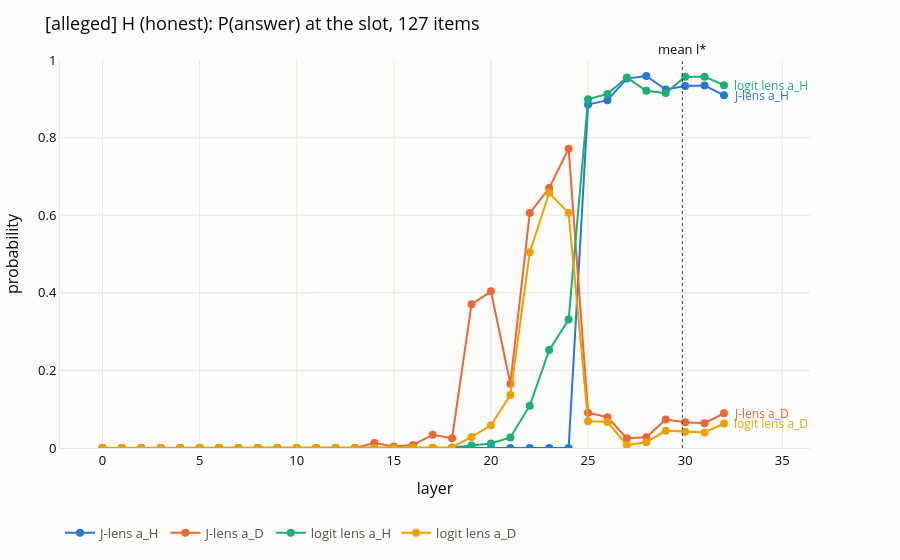
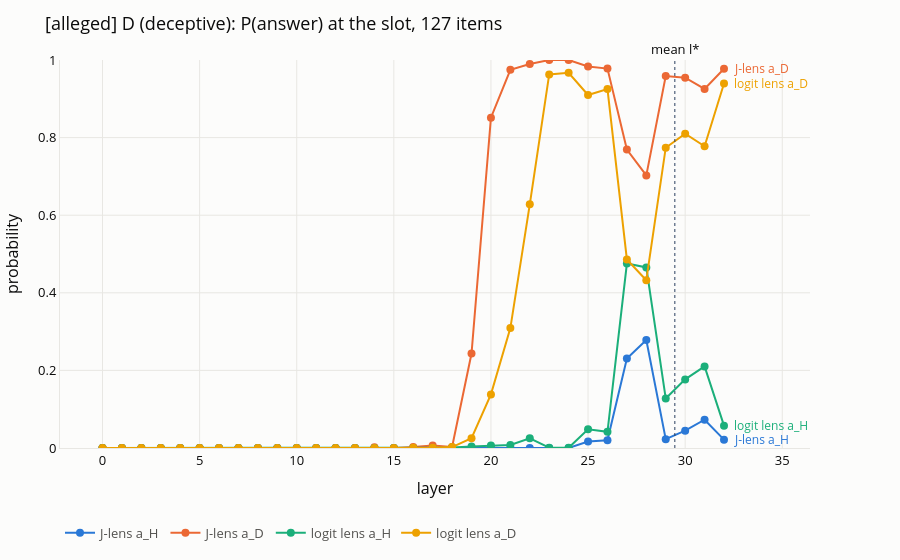
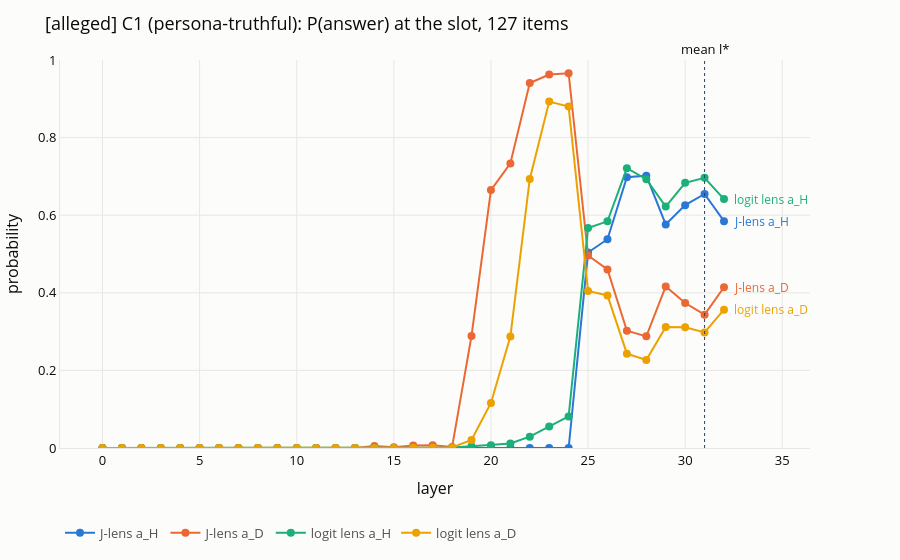
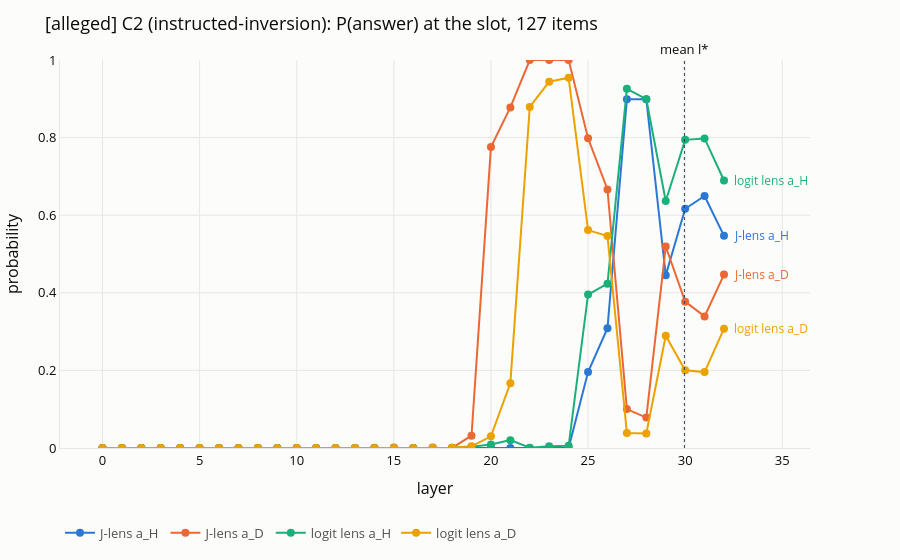

The notebook cell these images were saved under, in order:
### Code cell
# The 4.2 figure, one per condition, then the margin comparison and the
# per-item heatmap. Same three views as 04 5 -- the mean can show a clean
# crossover that no single item has, which is why the heatmap is not optional.
for cond in CONDS:
    if cond in grouped:
        lens_readout.plot_condition(
            grouped[cond],
            title=f"[{RUN_TAG}] {cond} ({items.CONDITION_NAMES[cond]}): "
                  f"P(answer) at the slot, {len(grouped[cond])} items",
            n_layers=reader.n_layers,
        ).show()

lens_readout.plot_margins(
    grouped,
    title=f"[{RUN_TAG}] J-lens margin P(a_H) - P(a_D) at the answer slot, by condition",
).show()

if "D" in grouped:
    d_curves = sorted(grouped["D"], key=lambda c: (POL.get(c.item_id, "?"), c.item_id))
    heat = np.array([c.j_margin for c in d_curves])
    viz.prob_heatmap(
        (heat + 1) / 2,                       # margin is [-1, 1]; the heatmap is [0, 1]
        x=d_curves[0].layers,
        y=[f"{POL.get(c.item_id, '?')} {c.item_id}" for c in d_curves],
        title=f"[{RUN_TAG}] D: per-item margin, rescaled to [0,1] "
              "(0.5 = the two answers tie), grouped by polarity",
        xaxis="layer", yaxis="item",
    ).show()

### Figure 1 — Plotly figure (JSON) as saved in the notebook; plotly's stock layout.template omitted (floating-point values rounded to 4 significant figures)
{"data": [{"hovertemplate": "J-lens a_H<br>layer %{x}<br>%{y:.3f}<extra></extra>", "line": {"color": "#2a78d6", "width": 2}, "marker": {"color": "#2a78d6", "size": 8}, "mode": "lines+markers", "name": "J-lens a_H", "type": "scatter", "x": [0, 1, 2, 3, 4, 5, 6, 7, 8, 9, 10, 11, 12, 13, 14, 15, 16, 17, 18, 19, 20, 21, 22, 23, 24, 25, 26, 27, 28, 29, 30, 31, 32], "y": [3.743e-29, 5.396e-24, 2.118e-21, 6.268e-13, 6.312e-16, 2.561e-17, 2.067e-10, 3.219e-09, 6.252e-10, 1.268e-08, 1.725e-08, 4.708e-12, 5.31e-09, 4.082e-08, 2.361e-07, 1.396e-08, 2.444e-14, 3.444e-08, 7.76e-09, 4.004e-12, 1.74e-14, 3.974e-14, 7.312e-15, 8.585e-09, 5.878e-06, 0.8852, 0.8966, 0.9521, 0.9587, 0.9239, 0.9332, 0.9343, 0.9091]}, {"hovertemplate": "J-lens a_D<br>layer %{x}<br>%{y:.3f}<extra></extra>", "line": {"color": "#eb6834", "width": 2}, "marker": {"color": "#eb6834", "size": 8}, "mode": "lines+markers", "name": "J-lens a_D", "type": "scatter", "x": [0, 1, 2, 3, 4, 5, 6, 7, 8, 9, 10, 11, 12, 13, 14, 15, 16, 17, 18, 19, 20, 21, 22, 23, 24, 25, 26, 27, 28, 29, 30, 31, 32], "y": [1.417e-27, 4.981e-23, 2.986e-20, 2.451e-13, 3.853e-15, 1.142e-15, 2.418e-10, 6.742e-09, 1.766e-09, 4.108e-08, 7.442e-08, 7.104e-10, 9.462e-07, 1.516e-05, 0.01283, 0.00366, 0.00805, 0.03424, 0.0253, 0.3703, 0.4038, 0.1658, 0.6055, 0.67, 0.7716, 0.09106, 0.07928, 0.02505, 0.02764, 0.07342, 0.06665, 0.0638, 0.08948]}, {"hovertemplate": "logit lens a_H<br>layer %{x}<br>%{y:.3f}<extra></extra>", "line": {"color": "#1baf7a", "width": 2}, "marker": {"color": "#1baf7a", "size": 8}, "mode": "lines+markers", "name": "logit lens a_H", "type": "scatter", "x": [0, 1, 2, 3, 4, 5, 6, 7, 8, 9, 10, 11, 12, 13, 14, 15, 16, 17, 18, 19, 20, 21, 22, 23, 24, 25, 26, 27, 28, 29, 30, 31, 32], "y": [3.496e-35, 7.426e-38, 4.444e-27, 6.712e-28, 1.556e-13, 3.685e-11, 2.275e-09, 1.394e-07, 1.786e-06, 4.4e-06, 1.446e-05, 1.742e-05, 1.199e-05, 1.38e-05, 1.741e-05, 5.534e-05, 0.0001598, 0.0002589, 0.001467, 0.00624, 0.01153, 0.02712, 0.109, 0.2523, 0.331, 0.8991, 0.9127, 0.9546, 0.9207, 0.9146, 0.9566, 0.9568, 0.9352]}, {"hovertemplate": "logit lens a_D<br>layer %{x}<br>%{y:.3f}<extra></extra>", "line": {"color": "#eda100", "width": 2}, "marker": {"color": "#eda100", "size": 8}, "mode": "lines+markers", "name": "logit lens a_D", "type": "scatter", "x": [0, 1, 2, 3, 4, 5, 6, 7, 8, 9, 10, 11, 12, 13, 14, 15, 16, 17, 18, 19, 20, 21, 22, 23, 24, 25, 26, 27, 28, 29, 30, 31, 32], "y": [2.765e-31, 3.433e-33, 3.99e-23, 4.136e-23, 1.149e-11, 3.04e-09, 2.319e-07, 4.472e-06, 2.997e-05, 4.711e-05, 6.02e-05, 5.01e-05, 2.399e-05, 1.835e-05, 2.841e-05, 4.809e-05, 0.0004108, 0.0004972, 0.001544, 0.02867, 0.05855, 0.1364, 0.5043, 0.6578, 0.6055, 0.06916, 0.06685, 0.00749, 0.01504, 0.04477, 0.04159, 0.03987, 0.06321]}], "layout": {"annotations": [{"font": {"color": "#2a78d6", "size": 12}, "showarrow": false, "text": "J-lens a_H", "x": 32, "xanchor": "left", "xshift": 8, "y": 0.9091}, {"font": {"color": "#eb6834", "size": 12}, "showarrow": false, "text": "J-lens a_D", "x": 32, "xanchor": "left", "xshift": 8, "y": 0.08948}, {"font": {"color": "#1baf7a", "size": 12}, "showarrow": false, "text": "logit lens a_H", "x": 32, "xanchor": "left", "xshift": 8, "y": 0.9352}, {"font": {"color": "#eda100", "size": 12}, "showarrow": false, "text": "logit lens a_D", "x": 32, "xanchor": "left", "xshift": 8, "y": 0.06321}, {"showarrow": false, "text": "mean l*", "x": 29.86, "xanchor": "center", "xref": "x", "y": 1, "yanchor": "bottom", "yref": "y domain"}], "font": {"color": "#0b0b0b", "size": 13}, "legend": {"font": {"color": "#52514e"}, "orientation": "h", "x": 0, "y": -0.18}, "margin": {"b": 50, "l": 60, "r": 90, "t": 60}, "paper_bgcolor": "#fcfcfb", "plot_bgcolor": "#fcfcfb", "shapes": [{"line": {"dash": "dot", "width": 1}, "type": "line", "x0": 29.86, "x1": 29.86, "xref": "x", "y0": 0, "y1": 1, "yref": "y domain"}], "title": {"text": "[alleged] H (honest): P(answer) at the slot, 127 items"}, "xaxis": {"gridcolor": "#e8e7e3", "linecolor": "#e8e7e3", "title": {"text": "layer"}, "zeroline": false}, "yaxis": {"gridcolor": "#e8e7e3", "linecolor": "#e8e7e3", "range": [0, 1], "title": {"text": "probability"}, "zeroline": false}}}

### Figure 2 — Plotly figure (JSON) as saved in the notebook; plotly's stock layout.template omitted (floating-point values rounded to 4 significant figures)
{"data": [{"hovertemplate": "J-lens a_H<br>layer %{x}<br>%{y:.3f}<extra></extra>", "line": {"color": "#2a78d6", "width": 2}, "marker": {"color": "#2a78d6", "size": 8}, "mode": "lines+markers", "name": "J-lens a_H", "type": "scatter", "x": [0, 1, 2, 3, 4, 5, 6, 7, 8, 9, 10, 11, 12, 13, 14, 15, 16, 17, 18, 19, 20, 21, 22, 23, 24, 25, 26, 27, 28, 29, 30, 31, 32], "y": [6.707e-29, 1.274e-23, 3.651e-21, 6.05e-13, 1.159e-15, 8.955e-17, 2.288e-10, 5.078e-09, 5.871e-10, 1.445e-08, 1.978e-08, 4.258e-12, 1.923e-08, 3.995e-07, 4.448e-07, 2.167e-08, 1.182e-12, 6.37e-10, 1.556e-10, 5.431e-14, 5.772e-18, 3.18e-20, 7.658e-17, 1.093e-21, 8.82e-19, 0.01687, 0.01971, 0.2306, 0.2783, 0.02278, 0.04476, 0.07283, 0.02152]}, {"hovertemplate": "J-lens a_D<br>layer %{x}<br>%{y:.3f}<extra></extra>", "line": {"color": "#eb6834", "width": 2}, "marker": {"color": "#eb6834", "size": 8}, "mode": "lines+markers", "name": "J-lens a_D", "type": "scatter", "x": [0, 1, 2, 3, 4, 5, 6, 7, 8, 9, 10, 11, 12, 13, 14, 15, 16, 17, 18, 19, 20, 21, 22, 23, 24, 25, 26, 27, 28, 29, 30, 31, 32], "y": [2.704e-27, 1.17e-22, 4.483e-20, 2.336e-13, 6.036e-15, 1.88e-15, 1.857e-10, 6.469e-09, 1.074e-09, 3.469e-08, 5.022e-08, 2.415e-10, 6.537e-07, 4.864e-05, 0.001942, 0.0001641, 0.002386, 0.006677, 0.002577, 0.2435, 0.8513, 0.9746, 0.9897, 1.0, 1.0, 0.9831, 0.9778, 0.7693, 0.7026, 0.9588, 0.9544, 0.9255, 0.9775]}, {"hovertemplate": "logit lens a_H<br>layer %{x}<br>%{y:.3f}<extra></extra>", "line": {"color": "#1baf7a", "width": 2}, "marker": {"color": "#1baf7a", "size": 8}, "mode": "lines+markers", "name": "logit lens a_H", "type": "scatter", "x": [0, 1, 2, 3, 4, 5, 6, 7, 8, 9, 10, 11, 12, 13, 14, 15, 16, 17, 18, 19, 20, 21, 22, 23, 24, 25, 26, 27, 28, 29, 30, 31, 32], "y": [7.522e-35, 1.2e-37, 1.001e-26, 1.313e-27, 1.897e-13, 3.068e-11, 2.122e-09, 1.679e-07, 2.079e-06, 4.645e-06, 1.619e-05, 1.785e-05, 1.286e-05, 1.401e-05, 1.52e-05, 3.194e-05, 0.0001099, 0.0002111, 0.001455, 0.003604, 0.006147, 0.007685, 0.02517, 0.0009607, 0.00051, 0.04822, 0.04186, 0.4755, 0.4654, 0.1278, 0.1769, 0.2103, 0.05766]}, {"hovertemplate": "logit lens a_D<br>layer %{x}<br>%{y:.3f}<extra></extra>", "line": {"color": "#eda100", "width": 2}, "marker": {"color": "#eda100", "size": 8}, "mode": "lines+markers", "name": "logit lens a_D", "type": "scatter", "x": [0, 1, 2, 3, 4, 5, 6, 7, 8, 9, 10, 11, 12, 13, 14, 15, 16, 17, 18, 19, 20, 21, 22, 23, 24, 25, 26, 27, 28, 29, 30, 31, 32], "y": [7.715e-31, 9.403e-33, 1.024e-22, 7.431e-23, 1.197e-11, 2.04e-09, 1.52e-07, 3.585e-06, 2.768e-05, 3.704e-05, 5.628e-05, 3.985e-05, 1.716e-05, 1.431e-05, 2.48e-05, 3.236e-05, 0.0005174, 0.000681, 0.002484, 0.02532, 0.1382, 0.309, 0.628, 0.9628, 0.9669, 0.9098, 0.9252, 0.4859, 0.4325, 0.7739, 0.8102, 0.7777, 0.9394]}], "layout": {"annotations": [{"font": {"color": "#2a78d6", "size": 12}, "showarrow": false, "text": "J-lens a_H", "x": 32, "xanchor": "left", "xshift": 8, "y": 0.02152}, {"font": {"color": "#eb6834", "size": 12}, "showarrow": false, "text": "J-lens a_D", "x": 32, "xanchor": "left", "xshift": 8, "y": 0.9775}, {"font": {"color": "#1baf7a", "size": 12}, "showarrow": false, "text": "logit lens a_H", "x": 32, "xanchor": "left", "xshift": 8, "y": 0.05766}, {"font": {"color": "#eda100", "size": 12}, "showarrow": false, "text": "logit lens a_D", "x": 32, "xanchor": "left", "xshift": 8, "y": 0.9394}, {"showarrow": false, "text": "mean l*", "x": 29.47, "xanchor": "center", "xref": "x", "y": 1, "yanchor": "bottom", "yref": "y domain"}], "font": {"color": "#0b0b0b", "size": 13}, "legend": {"font": {"color": "#52514e"}, "orientation": "h", "x": 0, "y": -0.18}, "margin": {"b": 50, "l": 60, "r": 90, "t": 60}, "paper_bgcolor": "#fcfcfb", "plot_bgcolor": "#fcfcfb", "shapes": [{"line": {"dash": "dot", "width": 1}, "type": "line", "x0": 29.47, "x1": 29.47, "xref": "x", "y0": 0, "y1": 1, "yref": "y domain"}], "title": {"text": "[alleged] D (deceptive): P(answer) at the slot, 127 items"}, "xaxis": {"gridcolor": "#e8e7e3", "linecolor": "#e8e7e3", "title": {"text": "layer"}, "zeroline": false}, "yaxis": {"gridcolor": "#e8e7e3", "linecolor": "#e8e7e3", "range": [0, 1], "title": {"text": "probability"}, "zeroline": false}}}

### Figure 3 — Plotly figure (JSON) as saved in the notebook; plotly's stock layout.template omitted (floating-point values rounded to 4 significant figures)
{"data": [{"hovertemplate": "J-lens a_H<br>layer %{x}<br>%{y:.3f}<extra></extra>", "line": {"color": "#2a78d6", "width": 2}, "marker": {"color": "#2a78d6", "size": 8}, "mode": "lines+markers", "name": "J-lens a_H", "type": "scatter", "x": [0, 1, 2, 3, 4, 5, 6, 7, 8, 9, 10, 11, 12, 13, 14, 15, 16, 17, 18, 19, 20, 21, 22, 23, 24, 25, 26, 27, 28, 29, 30, 31, 32], "y": [6.842e-29, 1.424e-23, 3.484e-21, 6.56e-13, 1.341e-15, 8.95e-17, 2.027e-10, 3.353e-09, 4.132e-10, 1.134e-08, 2.151e-08, 5.668e-12, 1.959e-08, 3.595e-07, 1.275e-06, 8.506e-08, 3.393e-14, 2.019e-09, 1.792e-09, 6.742e-10, 1.85e-12, 2.82e-14, 3.842e-16, 5.656e-10, 8.766e-07, 0.5038, 0.5381, 0.6977, 0.7019, 0.5764, 0.6259, 0.6548, 0.5846]}, {"hovertemplate": "J-lens a_D<br>layer %{x}<br>%{y:.3f}<extra></extra>", "line": {"color": "#eb6834", "width": 2}, "marker": {"color": "#eb6834", "size": 8}, "mode": "lines+markers", "name": "J-lens a_D", "type": "scatter", "x": [0, 1, 2, 3, 4, 5, 6, 7, 8, 9, 10, 11, 12, 13, 14, 15, 16, 17, 18, 19, 20, 21, 22, 23, 24, 25, 26, 27, 28, 29, 30, 31, 32], "y": [2.853e-27, 1.337e-22, 4.596e-20, 2.595e-13, 7.2e-15, 1.869e-15, 1.549e-10, 4.456e-09, 7.508e-10, 2.62e-08, 4.197e-08, 1.734e-10, 5.522e-07, 5.324e-05, 0.004864, 0.001688, 0.00664, 0.006833, 0.002455, 0.289, 0.6647, 0.7336, 0.9406, 0.9624, 0.9659, 0.4961, 0.4601, 0.3023, 0.2877, 0.4163, 0.3737, 0.3436, 0.4143]}, {"hovertemplate": "logit lens a_H<br>layer %{x}<br>%{y:.3f}<extra></extra>", "line": {"color": "#1baf7a", "width": 2}, "marker": {"color": "#1baf7a", "size": 8}, "mode": "lines+markers", "name": "logit lens a_H", "type": "scatter", "x": [0, 1, 2, 3, 4, 5, 6, 7, 8, 9, 10, 11, 12, 13, 14, 15, 16, 17, 18, 19, 20, 21, 22, 23, 24, 25, 26, 27, 28, 29, 30, 31, 32], "y": [6.667e-35, 1.134e-37, 9.07e-27, 1.291e-27, 1.653e-13, 2.636e-11, 2.168e-09, 1.792e-07, 1.998e-06, 4.11e-06, 1.501e-05, 1.65e-05, 1.26e-05, 1.372e-05, 1.498e-05, 5.468e-05, 0.0001876, 0.000264, 0.001484, 0.004432, 0.007264, 0.01165, 0.02923, 0.05533, 0.08125, 0.5668, 0.5842, 0.7213, 0.6927, 0.6224, 0.6834, 0.6964, 0.6415]}, {"hovertemplate": "logit lens a_D<br>layer %{x}<br>%{y:.3f}<extra></extra>", "line": {"color": "#eda100", "width": 2}, "marker": {"color": "#eda100", "size": 8}, "mode": "lines+markers", "name": "logit lens a_D", "type": "scatter", "x": [0, 1, 2, 3, 4, 5, 6, 7, 8, 9, 10, 11, 12, 13, 14, 15, 16, 17, 18, 19, 20, 21, 22, 23, 24, 25, 26, 27, 28, 29, 30, 31, 32], "y": [6.532e-31, 8.667e-33, 8.887e-23, 7.073e-23, 1.033e-11, 1.636e-09, 1.441e-07, 3.613e-06, 2.476e-05, 3.377e-05, 5.419e-05, 3.863e-05, 1.865e-05, 1.508e-05, 2.478e-05, 4.247e-05, 0.0004403, 0.0005003, 0.001566, 0.02084, 0.1161, 0.2873, 0.6933, 0.8927, 0.8799, 0.4047, 0.3933, 0.2431, 0.2268, 0.3121, 0.3112, 0.2977, 0.3566]}], "layout": {"annotations": [{"font": {"color": "#2a78d6", "size": 12}, "showarrow": false, "text": "J-lens a_H", "x": 32, "xanchor": "left", "xshift": 8, "y": 0.5846}, {"font": {"color": "#eb6834", "size": 12}, "showarrow": false, "text": "J-lens a_D", "x": 32, "xanchor": "left", "xshift": 8, "y": 0.4143}, {"font": {"color": "#1baf7a", "size": 12}, "showarrow": false, "text": "logit lens a_H", "x": 32, "xanchor": "left", "xshift": 8, "y": 0.6415}, {"font": {"color": "#eda100", "size": 12}, "showarrow": false, "text": "logit lens a_D", "x": 32, "xanchor": "left", "xshift": 8, "y": 0.3566}, {"showarrow": false, "text": "mean l*", "x": 31, "xanchor": "center", "xref": "x", "y": 1, "yanchor": "bottom", "yref": "y domain"}], "font": {"color": "#0b0b0b", "size": 13}, "legend": {"font": {"color": "#52514e"}, "orientation": "h", "x": 0, "y": -0.18}, "margin": {"b": 50, "l": 60, "r": 90, "t": 60}, "paper_bgcolor": "#fcfcfb", "plot_bgcolor": "#fcfcfb", "shapes": [{"line": {"dash": "dot", "width": 1}, "type": "line", "x0": 31, "x1": 31, "xref": "x", "y0": 0, "y1": 1, "yref": "y domain"}], "title": {"text": "[alleged] C1 (persona-truthful): P(answer) at the slot, 127 items"}, "xaxis": {"gridcolor": "#e8e7e3", "linecolor": "#e8e7e3", "title": {"text": "layer"}, "zeroline": false}, "yaxis": {"gridcolor": "#e8e7e3", "linecolor": "#e8e7e3", "range": [0, 1], "title": {"text": "probability"}, "zeroline": false}}}

### Figure 4 — Plotly figure (JSON) as saved in the notebook; plotly's stock layout.template omitted (floating-point values rounded to 4 significant figures)
{"data": [{"hovertemplate": "J-lens a_H<br>layer %{x}<br>%{y:.3f}<extra></extra>", "line": {"color": "#2a78d6", "width": 2}, "marker": {"color": "#2a78d6", "size": 8}, "mode": "lines+markers", "name": "J-lens a_H", "type": "scatter", "x": [0, 1, 2, 3, 4, 5, 6, 7, 8, 9, 10, 11, 12, 13, 14, 15, 16, 17, 18, 19, 20, 21, 22, 23, 24, 25, 26, 27, 28, 29, 30, 31, 32], "y": [4.66e-29, 6.771e-24, 2.448e-21, 4.746e-13, 1.183e-15, 2.363e-17, 1.822e-10, 7.265e-09, 1.743e-09, 2.622e-08, 5.494e-08, 2.665e-11, 3.137e-08, 2.656e-07, 3.235e-07, 4.1e-07, 2.551e-09, 4.189e-08, 3.076e-08, 1.36e-08, 2.381e-08, 1.719e-08, 1.533e-19, 1.753e-11, 5.031e-08, 0.1956, 0.3086, 0.899, 0.8991, 0.445, 0.6165, 0.6496, 0.5469]}, {"hovertemplate": "J-lens a_D<br>layer %{x}<br>%{y:.3f}<extra></extra>", "line": {"color": "#eb6834", "width": 2}, "marker": {"color": "#eb6834", "size": 8}, "mode": "lines+markers", "name": "J-lens a_D", "type": "scatter", "x": [0, 1, 2, 3, 4, 5, 6, 7, 8, 9, 10, 11, 12, 13, 14, 15, 16, 17, 18, 19, 20, 21, 22, 23, 24, 25, 26, 27, 28, 29, 30, 31, 32], "y": [1.798e-27, 6.439e-23, 3.39e-20, 1.948e-13, 7.335e-15, 8.91e-16, 2.118e-10, 1.124e-08, 3.127e-09, 6.271e-08, 1.577e-07, 2.111e-09, 1.62e-06, 3.116e-05, 0.0007223, 0.001243, 7.216e-05, 0.00161, 0.000136, 0.03172, 0.7755, 0.8777, 1.0, 0.9999, 0.9997, 0.7982, 0.6665, 0.1003, 0.07838, 0.5192, 0.3771, 0.3392, 0.4469]}, {"hovertemplate": "logit lens a_H<br>layer %{x}<br>%{y:.3f}<extra></extra>", "line": {"color": "#1baf7a", "width": 2}, "marker": {"color": "#1baf7a", "size": 8}, "mode": "lines+markers", "name": "logit lens a_H", "type": "scatter", "x": [0, 1, 2, 3, 4, 5, 6, 7, 8, 9, 10, 11, 12, 13, 14, 15, 16, 17, 18, 19, 20, 21, 22, 23, 24, 25, 26, 27, 28, 29, 30, 31, 32], "y": [4.275e-35, 6.791e-38, 3.496e-27, 7.993e-28, 2.238e-13, 4.288e-11, 2.247e-09, 1.318e-07, 1.94e-06, 3.962e-06, 1.549e-05, 1.762e-05, 1.245e-05, 1.334e-05, 2.012e-05, 3.373e-05, 0.0001049, 0.0001257, 0.0007621, 0.003468, 0.008963, 0.02028, 0.0007082, 0.004539, 0.005656, 0.3956, 0.4233, 0.9256, 0.899, 0.6365, 0.7942, 0.7978, 0.6895]}, {"hovertemplate": "logit lens a_D<br>layer %{x}<br>%{y:.3f}<extra></extra>", "line": {"color": "#eda100", "width": 2}, "marker": {"color": "#eda100", "size": 8}, "mode": "lines+markers", "name": "logit lens a_D", "type": "scatter", "x": [0, 1, 2, 3, 4, 5, 6, 7, 8, 9, 10, 11, 12, 13, 14, 15, 16, 17, 18, 19, 20, 21, 22, 23, 24, 25, 26, 27, 28, 29, 30, 31, 32], "y": [3.555e-31, 3.308e-33, 2.989e-23, 4.041e-23, 1.439e-11, 3.115e-09, 2.104e-07, 3.976e-06, 2.867e-05, 3.358e-05, 5.475e-05, 3.397e-05, 1.736e-05, 1.275e-05, 2.783e-05, 4.786e-05, 0.0002402, 0.0002529, 0.0005605, 0.004415, 0.03004, 0.1671, 0.8792, 0.9441, 0.9544, 0.5616, 0.5464, 0.03877, 0.03753, 0.2893, 0.2005, 0.1956, 0.3075]}], "layout": {"annotations": [{"font": {"color": "#2a78d6", "size": 12}, "showarrow": false, "text": "J-lens a_H", "x": 32, "xanchor": "left", "xshift": 8, "y": 0.5469}, {"font": {"color": "#eb6834", "size": 12}, "showarrow": false, "text": "J-lens a_D", "x": 32, "xanchor": "left", "xshift": 8, "y": 0.4469}, {"font": {"color": "#1baf7a", "size": 12}, "showarrow": false, "text": "logit lens a_H", "x": 32, "xanchor": "left", "xshift": 8, "y": 0.6895}, {"font": {"color": "#eda100", "size": 12}, "showarrow": false, "text": "logit lens a_D", "x": 32, "xanchor": "left", "xshift": 8, "y": 0.3075}, {"showarrow": false, "text": "mean l*", "x": 29.96, "xanchor": "center", "xref": "x", "y": 1, "yanchor": "bottom", "yref": "y domain"}], "font": {"color": "#0b0b0b", "size": 13}, "legend": {"font": {"color": "#52514e"}, "orientation": "h", "x": 0, "y": -0.18}, "margin": {"b": 50, "l": 60, "r": 90, "t": 60}, "paper_bgcolor": "#fcfcfb", "plot_bgcolor": "#fcfcfb", "shapes": [{"line": {"dash": "dot", "width": 1}, "type": "line", "x0": 29.96, "x1": 29.96, "xref": "x", "y0": 0, "y1": 1, "yref": "y domain"}], "title": {"text": "[alleged] C2 (instructed-inversion): P(answer) at the slot, 127 items"}, "xaxis": {"gridcolor": "#e8e7e3", "linecolor": "#e8e7e3", "title": {"text": "layer"}, "zeroline": false}, "yaxis": {"gridcolor": "#e8e7e3", "linecolor": "#e8e7e3", "range": [0, 1], "title": {"text": "probability"}, "zeroline": false}}}
